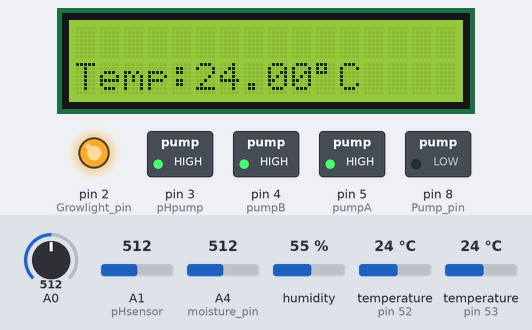
Bench run of a sketch on a simulated Arduino Mega 2560, built with avr-gcc and run on an emulated ATmega2560. Shown: 16×2 character LCD, switched loads named in the sketch (green lamp = pin HIGH), output pins drawn as LEDs (lit = HIGH). The inputs (shaded band) are chosen by the test bench; at power-on: temperature (sensors on pin 52, pin 53) 24 °C, A0 = 512, A1 (pHsensor) = 512, A4 (moisture_pin) = 512, humidity 55 %. What the sketch prints to the serial monitor is not drawn.

Above: at 1.3 s.
1.4 s: temperature (sensor on pin 52) set to 0 °C
At 3.4 s:
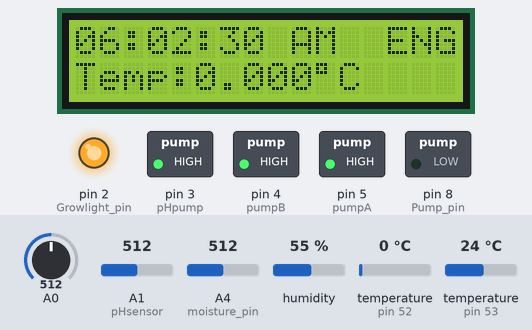
7.5 s: temperature (sensor on pin 52) set to 12 °C
At 14.5 s:
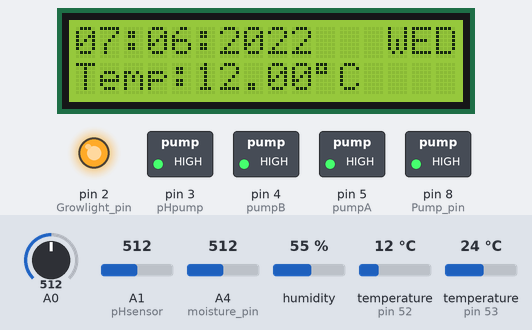
14.8 s: A0 set to 492
22.7 s: temperature (sensor on pin 52) set to 19 °C
At 29.2 s:
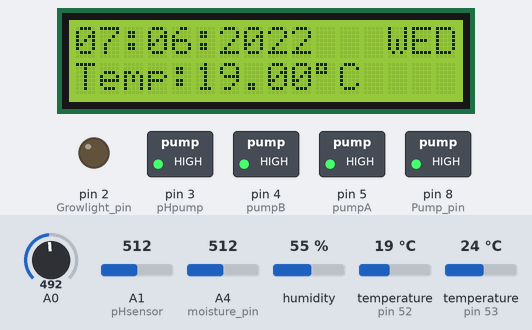
Timing chart, 0 to 30.6 s (numbered marks = the images above; inputs shaded):
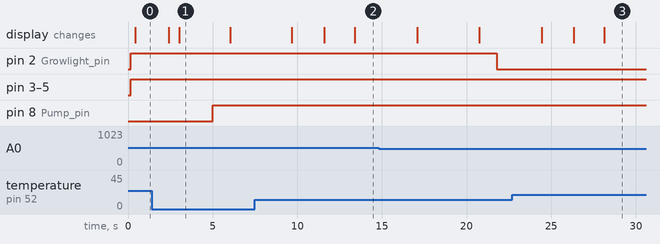

Measured:
- after the input at 7.5 s, the display: first differs from a run without the input after 4.1 s (image 2 shows a later state)
- after the input at 22.7 s, the display: first differs from a run without the input after 3.6 s (image 3 shows a later state)
- what the display in image 1 shows lasts 3.0 s, from 3.0 s to 6.0 s

The sketch:

5th_submission_addition.ino
```cpp
// New code
#include <OneWire.h>
#include <DallasTemperature.h>
#include <DHT.h>
#include <EEPROM.h>
#include <GravityTDS.h>
#include <LiquidCrystal_I2C.h>
LiquidCrystal_I2C lcd(0x27, 16, 2);
#define DHTPIN 52
#define DHTTYPE DHT11
float h , t , f;
DHT dht(DHTPIN, DHTTYPE);
// TDS AND TEMPRETURE SENSOR
namespace pin {const byte tds_sensor = A0; const byte one_wire_bus = 53;}
 // Dallas Temperature Sensor
namespace device {float aref = 4.3;}
namespace sensor {float ec = 0; unsigned int tds = 0; float waterTemp = 0; float ecCalibration = 1; }
OneWire oneWire(pin::one_wire_bus);
DallasTemperature dallasTemperature(&oneWire);

int Level_sensor_pin = 13;
int Pump_pin = 8;
int moisture_pin = A4;

#define pHsensor A1           //pH meter Analog output to Arduino Analog Input 0
#define Offset -1.5         //deviation compensate // check ASAP
#define ArrayLenth  40        //times of collection
int pHArray[ArrayLenth];      //Store the average value of the sensor feedback
int pHArrayIndex = 0;

//some variables for the timing
bool eng = false;
bool dateENG = false;

String s;
int day_n=0;
int days = 0;
int day = 7;
int month = 6;
int year = 2022;
int hour =6;
int min = 2;
int sec = 30;

int pumpA=5;
int pumpB=4;
int pHpump=3;

int Growlight_pin= 2;

int pumpState = HIGH;  //relays are active low
int GrowlightState=HIGH;             // GrowlightStateused to set the LED
int pH_state=HIGH;
int TDS_state=HIGH;//for both pumps


static float pHValue, voltage;
int Water_level=1;
int moisture=0;
String values;

//all millies definition
unsigned long previousMillis_pH=0;
unsigned long previousMillis_tds=0;
unsigned long previousMillis_pump=0;
unsigned long previousMillis_Monitering=0;
unsigned long previousMillis_time=0;
unsigned long previousMil=0;
unsigned long previousMil_1=0;
unsigned long prevMillis_2=0;
unsigned long previousMillis_3=0;
const long period = 3000;
const long period_1=4000;


float pH_min=5.5;
float pH_max=6.5;

int TDS_min=512;
int TDS_max=840;

int time_to_start_Grow_lights=20;
int time_to_turn_off_Grow_lights=6;

const long Interval=20UL*1000UL;
const long Interval_pH=1UL*1000UL;
const long Interval_tds=2UL*1000UL;
unsigned long previousMillis_Growlights = 0;        // will store last time LED was updated


void setup()
{
  lcd.begin(16, 2);
  lcd.backlight();
  lcd.init();
  pinMode(Level_sensor_pin, INPUT);
  pinMode(Pump_pin, OUTPUT);
   pinMode(Growlight_pin, OUTPUT);
  pinMode(pHpump, OUTPUT);
  pinMode(pumpA, OUTPUT);
  pinMode(pumpB, OUTPUT);
  //pinMode(Buzzer_pin,OUTPUT);
  dallasTemperature.begin();
  dht.begin();
  Serial.begin(9600);
  Serial1.begin(9600);
}

void loop(){
  moisture = analogRead(moisture_pin);
 // Water_level = digitalRead(Level_sensor_pin);
  h = dht.readHumidity();
  t = dht.readTemperature();
  f = dht.readTemperature(true);
  //pump repeatance code
  unsigned long currentMillis_pump = millis();
  if (currentMillis_pump - previousMillis_pump >= 5000) // to repeat every hour for the interval of 1 minitue
  {
    previousMillis_pump = currentMillis_pump; // save the last time the pump worked
    if (pumpState == HIGH && min == 59 && Water_level == 1 )
    { pumpState = LOW; digitalWrite(Pump_pin, pumpState); Serial.println(" time to pump water for 1 minitue");}
    else if (min !=59 || Water_level == 0)
    { pumpState = HIGH; digitalWrite(Pump_pin, pumpState); Serial.println(" time to stop pumping");}
  }

  unsigned long currentMillis_growlights = millis();
//  Serial.println(Interval);
  boolean running_time_of_grow_light=false;
  if(hour<=time_to_turn_off_Grow_lights|| hour>=time_to_start_Grow_lights)
   {  //Serial.println("we are first here");
   running_time_of_grow_light=true;}
   else
   {
     running_time_of_grow_light=false;
   }
  // Serial.println(running_time_of_grow_light);
   if(running_time_of_grow_light==true){
   if (currentMillis_growlights - previousMillis_Growlights >= Interval) {
    // save the time you should have toggled the LED
   previousMillis_Growlights += Interval;
   if (GrowlightState==HIGH)
    // if the LED is off turn it on and vice-versa:
      GrowlightState=LOW;
     Serial.println("we are here");
    }
    }
   else
    {
    GrowlightState=HIGH ;
    }
   digitalWrite(Growlight_pin, GrowlightState);

   boolean pH_starting=false;
   if(pHValue >=pH_max)
   {
   pH_starting=true;
   }
   else if(pHValue <=pH_min)
   {
   pH_starting=false;
   }
   else
   {
   pH_starting=false;
   }

  unsigned long currentMillis_pH=millis();
  if ( (pH_starting==true&& min%30==0 && ((sec==41||sec==42|| sec==43|| sec==44||sec==45 ||sec==46))))
  {
  if (currentMillis_pH - previousMillis_pH >= Interval_pH) {
    // save the time you should have toggled the LED
  previousMillis_pH += Interval_pH;
  if (pH_state ==HIGH){
    // if the LED is off turn it on and vice-versa:
    pH_state=LOW;
     // Serial.println("we are here");
  }
  else
  {
  pH_state=HIGH;
  }
  }
  }
else if ((sec!=41||sec!=46))
{
   pH_state=HIGH;
  }


    digitalWrite(pHpump,pH_state);

  boolean tds_starting_time=false;
  if ((sensor::tds)<TDS_min)
  {
  tds_starting_time=true;
  }
  else
  {
  tds_starting_time=false;
  }
  unsigned long currentMillis_tds=millis();
  if(tds_starting_time==true && day_n%7==0 && hour%6==0&& min%30==0 &&(sec==18||sec==19|| sec==20))
  {
  if (currentMillis_tds - previousMillis_tds >= Interval_tds) {
    // save the time you should have toggled the LED
  previousMillis_tds += Interval_tds;
  if (TDS_state ==HIGH){
    // if the LED is off turn it on and vice-versa:
  TDS_state=LOW;
     // Serial.println("we are here");
  }
  else
  {
  TDS_state=HIGH;
  }
  }
  }
  else if ((sec!=19|| sec!=20))
  {
    TDS_state=HIGH;
    }
  digitalWrite(pumpA,TDS_state);
  digitalWrite(pumpB,TDS_state);

  unsigned long currentMillis_Monitering=millis();
  if (currentMillis_Monitering - previousMillis_Monitering >= 7000 )
  {
    pH_fun();
   Serial.print("Voltage:");
   Serial.print(voltage,2);
   Serial.print("    pH value: ");
   Serial.println(pHValue,2);
   Serial.print(" time to start monitering");
   readTdsQuick(); // tempreture and TDS and then pH sensor readings.
   surr_temp();
  }
  if (sec == 60) {
    min += 1;
    sec = 0;
    if (min == 60) {
      hour += 1;
      min = 0;
      if (hour == 24) {
        day += 1;
        days += 1;
        day_n+=1;
        if(day_n==7)
        {
          day_n=0;
          }
        hour = 0;
        if (day == 31) {
          month += 1;
          day = 1;
          if (month == 13) {
            year += 1;
            month = 1;
          }
        }
      }
    }
  }
  unsigned long currentMillis_time=millis();
  if (currentMillis_time - previousMillis_time >= 4938.5 )
  {
  previousMillis_time=  currentMillis_time;
    Serial.print(hour);
    Serial.print(":");
    Serial.print(min);
    Serial.print(":");
    Serial.print(sec);
    Serial.print("________");
    Serial.println("\n");
    Serial.print(day);
    Serial.print(":");
    Serial.print(month);
    Serial.print(":");
    Serial.print(year);
    Serial.println("\n");
  }
  if (eng == false) { eng = true; }
unsigned long  currentMil = millis();
  //3 sn lik period gerçekleşti mi kontrolü
  if (currentMil - previousMil >= period) {
    previousMil = currentMil;
    if (eng == true) {
      s = DOW("ENG", days);
      showDefaultENG(s);
    }
    delay(1000);
    sec += 1;
  }
unsigned long   curMillis_2 = millis();
  if ((curMillis_2 - prevMillis_2) >=400 && min==0|| min==8 || min==9 ||min==11||min==21 || min==31 ||min==41 || min==51  )
  {
    prevMillis_2 = curMillis_2;
    lcd.setCursor(0, 1);
    lcd.print("Water level=");
    if (Water_level == 1)
    {
      lcd.setCursor(12, 1);
      lcd.print("HI");
      lcd.setCursor(14, 1); lcd.print("       ");
    }
    else if (Water_level == 0)
    {
      lcd.setCursor(12, 1);
      lcd.print("LOW");
      lcd.setCursor(15, 1); lcd.print("    ");
    }
  }
  if (( curMillis_2- prevMillis_2) >= 400 && min==1||  min==12||min==22 || min==10 ||min==18 || min==32 ||min==42 || min==52  )
  {
    //issues fixed
    prevMillis_2 = curMillis_2;
    lcd.setCursor(0, 1);
    lcd.print(F("Humidity:"));
    lcd.setCursor(9, 1);
    lcd.print(h);
    lcd.setCursor(11, 1);
    lcd.print("%");
    lcd.setCursor(12, 1);
    lcd.print("    ");
  }
  if (( curMillis_2- prevMillis_2) >= 400 && min==2|| min==13||min==23 || min== 19 || min==20 || min==33 ||min==43 || min==53)
  {
    prevMillis_2 = curMillis_2;
   lcd.setCursor(0, 1);
    lcd.print(F("Temp:"));
   lcd.setCursor(5, 1);
    lcd.print(t);
    lcd.setCursor(10, 1);
    lcd.print((char)223);
    lcd.print("C");
  }
  if (( curMillis_2- prevMillis_2) >= 400 &&min==9||  min==3 || min==14|| min== 28|| min== 29|| min==24||min==34 || min==44 ||min==54)
  {
   //issues fixed but the lcd does not print the pH on virtual lvd
    prevMillis_2 = curMillis_2;
    lcd.setCursor(0, 1);
    lcd.print("pH value:");
    lcd.setCursor(9,1);
    lcd.print(pHValue,2);
    lcd.setCursor(13, 1);
    lcd.print("    ");

  }
  if ((curMillis_2 - prevMillis_2) >= 400 &&min==7 || min==4 ||min==59 || min== 30|| min==38||  min==15||min==25 || min==35 ||min==45 || min==55)
  {
  //issues fixed
   prevMillis_2 = curMillis_2;
    lcd.setCursor(0, 1);
    lcd.print(F("TDS:"));
    lcd.setCursor(4, 1);
    lcd.print(sensor::tds);
    lcd.setCursor(7, 1);
    lcd.print("     ");
    lcd.setCursor(12, 1);
    lcd.print(" ");
    lcd.setCursor(13, 1);
    lcd.print("ppm");
  }
  if (( curMillis_2- prevMillis_2) >= 400 && min==5|| min==16|| min ==58 ||min==26 || min== 39|| min==40 || min==36 ||min==46 || min==56)
  {
    prevMillis_2 = curMillis_2;
    lcd.setCursor(0, 1);
    lcd.print(F("EC:"));
    lcd.setCursor(3, 1);
    lcd.print(sensor::ec,2);
    lcd.setCursor(7, 1);
    lcd.print("     ");
    lcd.setCursor(12, 1);
    lcd.print("uS/m");

  }
  if (( curMillis_2 - prevMillis_2) >= 400  && min==6|| min==17||min==27 || min==48 || min==49 || min==37 ||min==47 || min==57 ||min==50 )
  {
    prevMillis_2 = curMillis_2;
    lcd.setCursor(0, 1);
    lcd.print(F("Tempe 2:"));
    lcd.setCursor(8, 1);
    lcd.print(sensor::waterTemp, 2);
    lcd.setCursor(13, 1);
    lcd.print("    ");
    //lcd.setCursor(15, 1);
    //lcd.print("   ");
  }
  unsigned long currentMillis_3=millis();

/*if (currentMillis_3 - previousMillis_3 >= 8000)
  {
   Serial1.flush();
  }*/
  if(currentMillis_3 - previousMillis_3 >= 2500)
  {
  previousMillis_3=currentMillis_3;
  String NEW_TDS=String(sensor::tds);
  String NEW_Water_temp=String(sensor::waterTemp);
  String New_pH_Value=String(pHValue);
  String New_Temp=String(t);
  String New_HUMID_Value=String(h);
  String NEW_moisture=String(moisture);
  String New_water_level=String(Water_level);
  values= (NEW_TDS+','+ NEW_Water_temp +','+ New_pH_Value +','+New_Temp+','+New_HUMID_Value+','+NEW_moisture+','+New_water_level+',');
  Serial1.print(values);
  Serial.print("i'm here");
  }
}

void showDefaultENG(String dow)
{
  int hourtemp = 0;
unsigned long  currentMil_1 = millis();
  //3 sn lik period gerçekleşti mi kontrolü
  if (currentMil_1 - previousMil_1 >= period_1) {
    previousMil_1 = currentMil_1;
    lcd.setCursor(0, 0); lcd.print(0);
    if (day < 10) {
      lcd.setCursor(10, 0); lcd.print(" ");
      lcd.setCursor(0, 0); lcd.print(0);
      lcd.setCursor(1, 0); lcd.print(day);
    }
    else {
      lcd.setCursor(10, 0); lcd.print(" ");
      lcd.setCursor(0, 0); lcd.print(day);
    }
    lcd.setCursor(2, 0); lcd.print(":");

    if (month < 10) {
      lcd.setCursor(10, 0); lcd.print(" ");
      lcd.setCursor(3, 0); lcd.print(0);
      lcd.setCursor(4, 0); lcd.print(month);
    }
    else {
      lcd.setCursor(10, 0); lcd.print(" ");
      lcd.setCursor(3, 0); lcd.print(month);
    }
    lcd.setCursor(5, 0); lcd.print(":");
    lcd.setCursor(6, 0); lcd.print(year);
    lcd.setCursor(13, 0); lcd.print(dow);
  }
  else {
    if (hour > 12) {
      hourtemp = (hour - 12);
    }
    else if (hour == 0) {
      hourtemp = 12; //12.00 AM
    }
    if (hourtemp < 10) {
      lcd.setCursor(0, 0); lcd.print(0);
      lcd.setCursor(1, 0); lcd.print(hour);
    }
    else {
      lcd.setCursor(0, 0); lcd.print(hour);
    }
    lcd.setCursor(2, 0); lcd.print(":");

    if (min < 10) {
      lcd.setCursor(3, 0); lcd.print(0);
      lcd.setCursor(4, 0); lcd.print(min);
    }
    else {
      lcd.setCursor(3, 0); lcd.print(min);
    }
    lcd.setCursor(5, 0); lcd.print(":");

    if (sec < 10) {
      lcd.setCursor(6, 0); lcd.print(0);
      lcd.setCursor(7, 0); lcd.print(sec);
    }
    else {
      lcd.setCursor(6, 0); lcd.print(sec);
    }
    if (hour < 12) {
      lcd.setCursor(8, 0); lcd.print(" ");
      lcd.setCursor(9, 0); lcd.print("AM");

    }
    else {
      lcd.setCursor(8, 0); lcd.print(" ");
      lcd.setCursor(9, 0); lcd.print("PM");
    }

    lcd.setCursor(11, 0); lcd.print(" ");
    lcd.setCursor(13, 0); lcd.print("ENG");
  }
}

String DOW(String lng, int days) {
  String thisDay;
  if (lng == "ENG") {
    if (days % 7 == 0) {
      thisDay = "WED";
    }
    else if (days % 7 == 1) {
      thisDay = "THU";
    }
    else if (days % 7 == 2) {
      thisDay = "FRI";
    }
    else if (days % 7 == 3) {
      thisDay = "SAT";
    }
    else if (days % 7 == 4) {
      thisDay = "SUN";
    }
    else if (days % 7 == 5) {
      thisDay = "MON";
    }
    else if (days % 7 == 6) {
      thisDay = "TUE";
    }
  }
  return thisDay;
}
 void surr_temp()
{
  // Compute heat index in Fahrenheit (the default)
  //surrounding sensors
  float hif = dht.computeHeatIndex(f, h);
  // Compute heat index in Celsius (isFahreheit = false)
  float hic = dht.computeHeatIndex(t, h, false);
  Serial.print(F("Humidity: "));
  Serial.print(h);
  Serial.print(F("%  Temperature: "));
  Serial.print(t);
  Serial.print(F("°C "));
  Serial.print(f);
  Serial.print(F("°F  Heat index: "));
  Serial.print(hic);
  Serial.print(F("°C "));
  Serial.print(hif);
  Serial.println(F("°F"));
}
double avergearray(int* arr, int number) //pH function
{
  int i;
  int max, min;
  double avg;
  long amount = 0;
  if (number <= 0) {
    Serial.println("Error number for the array to avraging!/n");
    return 0;
  }
  if (number < 5) { //less than 5, calculated directly statistics
    for (i = 0; i < number; i++) {
      amount += arr[i];
    }
    avg = amount / number;
    return avg;
  } else {
    if (arr[0] < arr[1]) {
      min = arr[0]; max = arr[1];
    }
    else {
      min = arr[1]; max = arr[0];
    }
    for (i = 2; i < number; i++) {
      if (arr[i] < min) {
        amount += min;      //arr<min
        min = arr[i];
      } else {
        if (arr[i] > max) {
          amount += max;  //arr>max
          max = arr[i];
        } else {
          amount += arr[i]; //min<=arr<=max
        }
      }//if
    }//for
    avg = (double)amount / (number - 2);
  }//if
  return avg;
}
void pH_fun()
{
   pHArray[pHArrayIndex++]=analogRead(pHsensor);
   if(pHArrayIndex==ArrayLenth)pHArrayIndex=0;
   voltage = avergearray(pHArray, ArrayLenth)*5.0/1024;
   pHValue = 3.5*voltage+Offset;
}
void readTdsQuick()
 {
  dallasTemperature.requestTemperatures();
  sensor::waterTemp = dallasTemperature.getTempCByIndex(0);
  float rawEc = analogRead(pin::tds_sensor) * device::aref / 1024.0; // read the analog value more stable by the median filtering algorithm, and convert to voltage value
  float temperatureCoefficient = 1.0 + 0.02 * (sensor::waterTemp - 25.0); // temperature compensation formula: fFinalResult(25^C) = fFinalResult(current)/(1.0+0.02*(fTP-25.0));
  sensor::ec = (rawEc / temperatureCoefficient) * sensor::ecCalibration; // temperature and calibration compensation
  sensor::tds = (133.42 * pow(sensor::ec, 3) - 255.86 * sensor::ec * sensor::ec + 857.39 * sensor::ec) * 0.5; //convert voltage value to tds value
  Serial.println(F("TDS:")); Serial.println(sensor::tds);
  Serial.print(F("EC:")); Serial.println(sensor::ec, 2);
  Serial.print(F("Temperature:")); Serial.println(sensor::waterTemp, 2);
}
```
